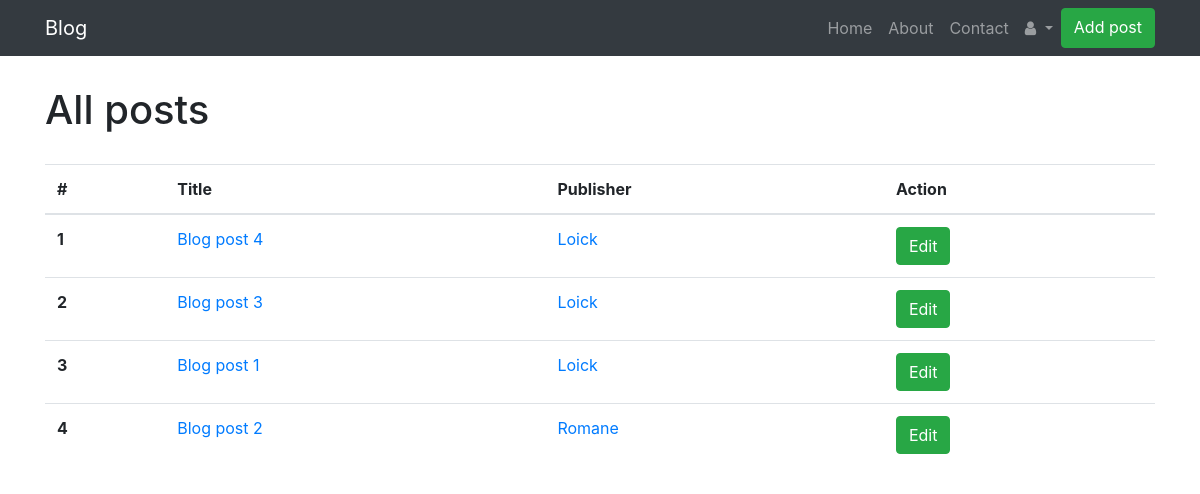
Before: /dashboard/dashboard.php (signed in) with the older database file.
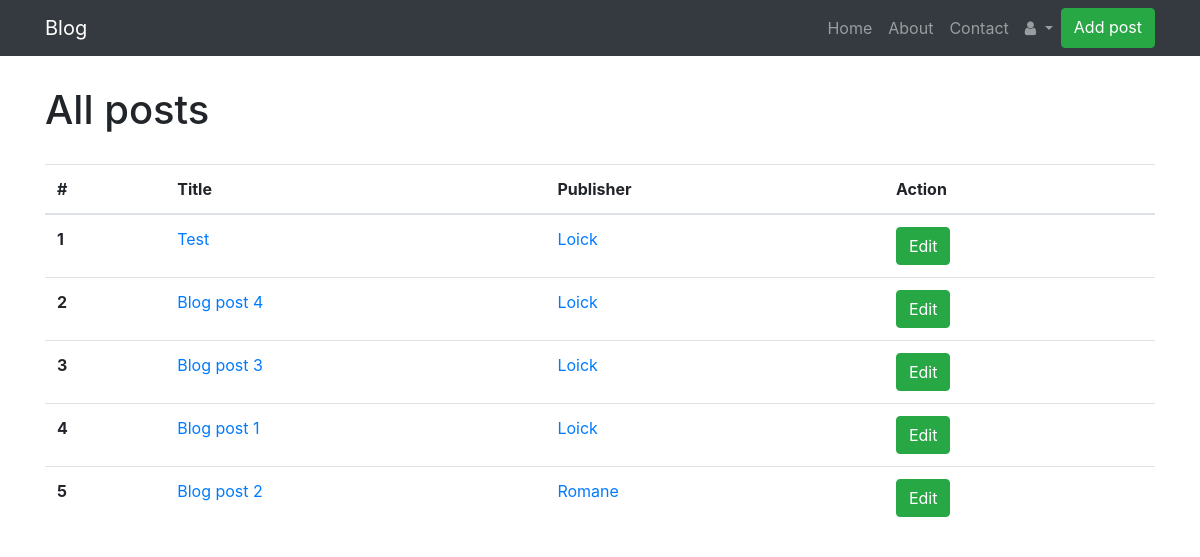
After: the same page with the newer database file.
### tables this page shows
CREATE TABLE `posts` (
  `post_id` int NOT NULL AUTO_INCREMENT,
  `title` varchar(255) NOT NULL,
  `date_posted` timestamp NOT NULL DEFAULT CURRENT_TIMESTAMP ON UPDATE CURRENT_TIMESTAMP,
  `user_id` int NOT NULL,
  `image_dir` varchar(255) NOT NULL,
  `category_id` int NOT NULL,
  `content` text NOT NULL,
  PRIMARY KEY (`post_id`)
);

CREATE TABLE `users` (
  `user_id` int NOT NULL AUTO_INCREMENT,
  `user_name` varchar(255) NOT NULL,
  `email` varchar(255) NOT NULL,
  `password` varchar(255) NOT NULL,
  `admin` int NOT NULL,
  `redactor` int NOT NULL,
  PRIMARY KEY (`user_id`)
);

### dashboard/dashboard.php (the view, shortened to what this page needs)
<?php
    include('config/db_connect.php');
    $post_sql = 'SELECT * FROM posts INNER JOIN users ON posts.user_id = users.user_id ORDER BY post_id DESC';
    $post_result = mysqli_query($conn, $post_sql);
    $posts = mysqli_fetch_all($post_result, MYSQLI_ASSOC);
    $i = 0;
?>
<!DOCTYPE html>
<html lang="en">
<head>
</head>
<body>
    <?php include('../templates/header.php'); ?>
    <?php if(isset($_SESSION['username'])): ?>
        <?php if($user['admin'] == 1): ?>
            <div class="container">
            <div class="header">
                <h1>All posts</h1>
            </div>
            <table class="table">
                <thead>
                    <tr>
                    <th scope="col">#</th>
                    <th scope="col">Title</th>
                    <th scope="col">Publisher</th>
                    <th scope="col">Action</th>
                    </tr>
                </thead>
                <tbody>
                    <?php foreach($posts as $post): ?>
                        <tr>
                            <th scope="row">
                                <?php
                                    $i++;
                                    echo $i;
                                ?>
                            </th>
                            <td><a href=""><?php echo $post['title']; ?></a></td>
                            <td><a href=""><?php echo $post['user_name']; ?></a></td>
                            <td>
                                <a type="button" class="btn btn-success" href="post_detail.php?id=<?php echo $post['post_id'] ?>">Edit</a>
                            </td>
                        </tr>
                    <?php endforeach; ?>
                </tbody>
            </table>
            </div>
        <?php else: ?>
            <h1>You are not admin !</h1>
        <?php endif; ?>
     <?php endif; ?>
</body>
</html>

Changed rows visible on the page:
added posts: title "Test", user.user_name "Loick"
